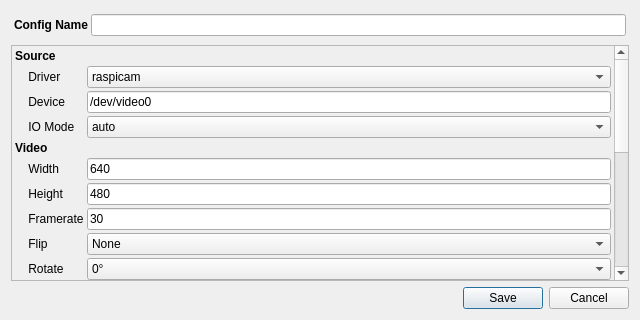
<?xml version="1.0" encoding="UTF-8"?>
<ui version="4.0">
 <class>CamstreamDialog</class>
 <widget class="QDialog" name="CamstreamDialog">
  <property name="geometry">
   <rect>
    <x>0</x>
    <y>0</y>
    <width>640</width>
    <height>320</height>
   </rect>
  </property>
  <property name="windowTitle">
   <string>Dialog</string>
  </property>
  <layout class="QVBoxLayout" name="verticalLayout">
   <item>
    <widget class="QWidget" name="widget" native="true">
     <layout class="QHBoxLayout" name="horizontalLayout">
      <property name="spacing">
       <number>3</number>
      </property>
      <property name="leftMargin">
       <number>3</number>
      </property>
      <property name="topMargin">
       <number>3</number>
      </property>
      <property name="rightMargin">
       <number>3</number>
      </property>
      <property name="bottomMargin">
       <number>3</number>
      </property>
      <item>
       <widget class="QLabel" name="label">
        <property name="font">
         <font>
          <bold>true</bold>
         </font>
        </property>
        <property name="text">
         <string>Config Name</string>
        </property>
       </widget>
      </item>
      <item>
       <widget class="QLineEdit" name="txt_config_name"/>
      </item>
     </layout>
    </widget>
   </item>
   <item>
    <widget class="QScrollArea" name="scrollArea">
     <property name="widgetResizable">
      <bool>true</bool>
     </property>
     <widget class="QWidget" name="scrollAreaWidgetContents">
      <property name="geometry">
       <rect>
        <x>0</x>
        <y>-296</y>
        <width>603</width>
        <height>532</height>
       </rect>
      </property>
      <layout class="QGridLayout" name="gridLayout_6">
       <property name="leftMargin">
        <number>3</number>
       </property>
       <property name="topMargin">
        <number>3</number>
       </property>
       <property name="rightMargin">
        <number>3</number>
       </property>
       <property name="bottomMargin">
        <number>3</number>
       </property>
       <property name="spacing">
        <number>3</number>
       </property>
       <item row="19" column="0">
        <widget class="QLabel" name="label_37">
         <property name="toolTip">
          <string>&lt;html&gt;&lt;head/&gt;&lt;body&gt;&lt;p&gt;Which network mode to use for the stream. RTSP is generally recommended.&lt;/p&gt;
&lt;ul&gt;
&lt;li&gt;TCP = Pi runs a TCP server that the client connects to. Only allows one client and one stream per port. TCP also gaurentees order of packets, which can result in high latency with slow connection or frequent packet loss.&lt;/li&gt;
&lt;li&gt;UDP = Pi sends frames to a single client using UDP. The address of the client must be enabled ahead of time. UDP does not gaurentee order of packets, so with slow connections the latest frame will always be displayed. The downside is that since no server is run on the Pi, the Pi must know the comptuer's IP address.&lt;/li&gt;
&lt;li&gt;RTSP = Runs an RTSP server on the Pi that clients (one or more) can connect to. Each stream has its own key (path on the server), allowing the same port to be used for multiple streams (each with multiple clients if desired). RTSP will also use UDP transports by default, allowing the benefits of UDP, while still providing a server. A small amount of latency is introduced compared to raw TCP or UDP.&lt;/li&gt;
&lt;/ul&gt;
&lt;/body&gt;&lt;/html&gt;</string>
         </property>
         <property name="text">
          <string>    Mode</string>
         </property>
        </widget>
       </item>
       <item row="14" column="2">
        <widget class="QComboBox" name="combox_profile">
         <item>
          <property name="text">
           <string>baseline</string>
          </property>
         </item>
         <item>
          <property name="text">
           <string>main</string>
          </property>
         </item>
         <item>
          <property name="text">
           <string>high</string>
          </property>
         </item>
        </widget>
       </item>
       <item row="12" column="0">
        <widget class="QLabel" name="label_28">
         <property name="toolTip">
          <string>&lt;html&gt;&lt;head/&gt;&lt;body&gt;&lt;p&gt;Video format for the stream. H.264 will likely result in better quailty and higher resolution than MJPEG at the same bandwidth usage, however can increase latency. MJPEG is lower latency, but often much higher bandwidth. The Pi supports hardware H.264 encoding so H.264 is generally recommended.&lt;/p&gt;&lt;/body&gt;&lt;/html&gt;</string>
         </property>
         <property name="text">
          <string>    Format</string>
         </property>
        </widget>
       </item>
       <item row="16" column="2">
        <widget class="QLineEdit" name="txt_bitrate">
         <property name="text">
          <string>2048000</string>
         </property>
        </widget>
       </item>
       <item row="7" column="2">
        <widget class="QLineEdit" name="txt_framerate">
         <property name="toolTip">
          <string>60</string>
         </property>
         <property name="text">
          <string>30</string>
         </property>
        </widget>
       </item>
       <item row="19" column="2">
        <widget class="QComboBox" name="combox_netmode">
         <property name="currentIndex">
          <number>2</number>
         </property>
         <item>
          <property name="text">
           <string>tcp</string>
          </property>
         </item>
         <item>
          <property name="text">
           <string>udp</string>
          </property>
         </item>
         <item>
          <property name="text">
           <string>rtsp</string>
          </property>
         </item>
        </widget>
       </item>
       <item row="0" column="0">
        <widget class="QLabel" name="label_18">
         <property name="font">
          <font>
           <bold>true</bold>
          </font>
         </property>
         <property name="text">
          <string>Source</string>
         </property>
        </widget>
       </item>
       <item row="9" column="2">
        <widget class="QComboBox" name="combox_rotate">
         <item>
          <property name="text">
           <string>0°</string>
          </property>
         </item>
         <item>
          <property name="text">
           <string>90°</string>
          </property>
         </item>
         <item>
          <property name="text">
           <string>180°</string>
          </property>
         </item>
         <item>
          <property name="text">
           <string>270°</string>
          </property>
         </item>
        </widget>
       </item>
       <item row="2" column="0">
        <widget class="QLabel" name="label_19">
         <property name="toolTip">
          <string>&lt;html&gt;&lt;head/&gt;&lt;body&gt;&lt;p&gt;Which USB device to capture data from (/dev/video#). Only applies for V4L2.&lt;/p&gt;&lt;/body&gt;&lt;/html&gt;</string>
         </property>
         <property name="text">
          <string>    Device</string>
         </property>
        </widget>
       </item>
       <item row="21" column="2">
        <widget class="QLineEdit" name="txt_port">
         <property name="text">
          <string>8554</string>
         </property>
        </widget>
       </item>
       <item row="13" column="2">
        <widget class="QComboBox" name="combox_encoder">
         <item>
          <property name="text">
           <string>libav-omx</string>
          </property>
         </item>
         <item>
          <property name="text">
           <string>omx</string>
          </property>
         </item>
         <item>
          <property name="text">
           <string>libx264</string>
          </property>
         </item>
        </widget>
       </item>
       <item row="22" column="0">
        <widget class="QLabel" name="label_40">
         <property name="toolTip">
          <string>&lt;html&gt;&lt;head/&gt;&lt;body&gt;&lt;p&gt;Path on the RTSP server for this stream. Does not apply in TCP or UDP mode.&lt;/p&gt;&lt;p&gt;Default = stream&lt;/p&gt;&lt;/body&gt;&lt;/html&gt;</string>
         </property>
         <property name="text">
          <string>    RTSP Key</string>
         </property>
        </widget>
       </item>
       <item row="6" column="0">
        <widget class="QLabel" name="label_25">
         <property name="toolTip">
          <string>&lt;html&gt;&lt;head/&gt;&lt;body&gt;&lt;p&gt;Height of the video mode. Must be a valid video mode along with the width and framerate settings.&lt;/p&gt;&lt;/body&gt;&lt;/html&gt;</string>
         </property>
         <property name="text">
          <string>    Height</string>
         </property>
        </widget>
       </item>
       <item row="20" column="2">
        <widget class="QLineEdit" name="txt_address">
         <property name="text">
          <string>0.0.0.0</string>
         </property>
        </widget>
       </item>
       <item row="13" column="0">
        <widget class="QLabel" name="label_31">
         <property name="toolTip">
          <string>&lt;html&gt;&lt;head/&gt;&lt;body&gt;&lt;p&gt;When using V4L2 and the H.264 format, several encoders are available.&lt;/p&gt;
&lt;ul&gt;
&lt;li&gt;libav-omx = Hardware accelerated. Works on Buster and newer. (Recommended)&lt;/li&gt;
&lt;li&gt;omx = Hardware accelerated. Doesn't work on Bullseye.&lt;/li&gt;
&lt;li&gt;libx264 = Software only. Will cause higher CPU usage. Not recommended on Pi Zero.&lt;/li&gt;
&lt;ul&gt;
&lt;/body&gt;&lt;/html&gt;</string>
         </property>
         <property name="text">
          <string>    Encoder</string>
         </property>
        </widget>
       </item>
       <item row="12" column="2">
        <widget class="QComboBox" name="combox_format">
         <item>
          <property name="text">
           <string>h264</string>
          </property>
         </item>
         <item>
          <property name="text">
           <string>mjpeg</string>
          </property>
         </item>
        </widget>
       </item>
       <item row="4" column="0">
        <widget class="QLabel" name="label_22">
         <property name="font">
          <font>
           <bold>true</bold>
          </font>
         </property>
         <property name="text">
          <string>Video</string>
         </property>
        </widget>
       </item>
       <item row="17" column="0">
        <widget class="QLabel" name="label_30">
         <property name="toolTip">
          <string>&lt;html&gt;&lt;head/&gt;&lt;body&gt;&lt;p&gt;Quality of jpeg compression when using a mjpeg stream. This option has no effect if using an h264 format. This also does not work with the raspicam driver.&lt;/p&gt;&lt;/body&gt;&lt;/html&gt;</string>
         </property>
         <property name="text">
          <string>    Quality</string>
         </property>
        </widget>
       </item>
       <item row="7" column="0">
        <widget class="QLabel" name="label_26">
         <property name="toolTip">
          <string>&lt;html&gt;&lt;head/&gt;&lt;body&gt;&lt;p&gt;Framerate of the video mode. Must be a valid video mode along with the width and height settings.&lt;/p&gt;&lt;/body&gt;&lt;/html&gt;</string>
         </property>
         <property name="text">
          <string>    Framerate</string>
         </property>
        </widget>
       </item>
       <item row="2" column="2">
        <widget class="QLineEdit" name="txt_device">
         <property name="text">
          <string>/dev/video0</string>
         </property>
        </widget>
       </item>
       <item row="10" column="0">
        <widget class="QLabel" name="label_35">
         <property name="toolTip">
          <string>&lt;html&gt;&lt;head/&gt;&lt;body&gt;&lt;p&gt;Gain of the image. Higher gain makes the image &amp;quot;lighter&amp;quot;. Likely will not work with V4L2.&lt;/p&gt;&lt;/body&gt;&lt;/html&gt;</string>
         </property>
         <property name="text">
          <string>    Gain</string>
         </property>
        </widget>
       </item>
       <item row="11" column="0">
        <widget class="QLabel" name="label_27">
         <property name="font">
          <font>
           <bold>true</bold>
          </font>
         </property>
         <property name="text">
          <string>Stream</string>
         </property>
        </widget>
       </item>
       <item row="1" column="0">
        <widget class="QLabel" name="label_20">
         <property name="toolTip">
          <string>&lt;html&gt;&lt;head /&gt;
&lt;body&gt;
&lt;p&gt;What method is used to read data from the camera.&lt;/p&gt;
&lt;ul&gt;
&lt;li&gt;Raspicam = Pi Camera on Buster and older&lt;/li&gt;
&lt;li&gt;libcamera = Pi Camera on bullseye and newer&lt;/li&gt;
&lt;li&gt;V4L2 = USB webcams&lt;/li&gt;
&lt;/ul&gt;
&lt;/body&gt;
&lt;/html&gt;</string>
         </property>
         <property name="text">
          <string>    Driver</string>
         </property>
        </widget>
       </item>
       <item row="9" column="0">
        <widget class="QLabel" name="label_34">
         <property name="toolTip">
          <string>&lt;html&gt;&lt;head/&gt;&lt;body&gt;&lt;p&gt;Rotate the video one or more ways. This may not work with V4L2.&lt;/p&gt;&lt;p&gt;Often, only 0 or 180 degrees will work.&lt;/p&gt;&lt;/body&gt;&lt;/html&gt;</string>
         </property>
         <property name="text">
          <string>    Rotate</string>
         </property>
        </widget>
       </item>
       <item row="14" column="0">
        <widget class="QLabel" name="label_32">
         <property name="toolTip">
          <string>&lt;html&gt;&lt;head/&gt;&lt;body&gt;&lt;p&gt;H.264 profile to use with the encoder. The profile determines the overall quality of the stream at a given bitrate. Generally, better quality requires longer to encode and increases latency. It is recommended to use baseline (especially if using libx264 encoder) to minimize latency, however with hardware accelerated encoding (V4L2) or when using a Pi camera higher profiles may work.&lt;/p&gt;
&lt;/body&gt;&lt;/html&gt;</string>
         </property>
         <property name="text">
          <string>    Profile</string>
         </property>
        </widget>
       </item>
       <item row="22" column="2">
        <widget class="QLineEdit" name="txt_rtspkey">
         <property name="text">
          <string>stream</string>
         </property>
        </widget>
       </item>
       <item row="3" column="2">
        <widget class="QComboBox" name="combox_iomode">
         <item>
          <property name="text">
           <string>auto</string>
          </property>
         </item>
         <item>
          <property name="text">
           <string>rw</string>
          </property>
         </item>
         <item>
          <property name="text">
           <string>mmap</string>
          </property>
         </item>
         <item>
          <property name="text">
           <string>userptr</string>
          </property>
         </item>
         <item>
          <property name="text">
           <string>dmabuf</string>
          </property>
         </item>
         <item>
          <property name="text">
           <string>dmabuf-import</string>
          </property>
         </item>
        </widget>
       </item>
       <item row="1" column="2">
        <widget class="QComboBox" name="combox_driver">
         <property name="sizePolicy">
          <sizepolicy hsizetype="Expanding" vsizetype="Fixed">
           <horstretch>1</horstretch>
           <verstretch>0</verstretch>
          </sizepolicy>
         </property>
         <property name="toolTip">
          <string/>
         </property>
         <item>
          <property name="text">
           <string>raspicam</string>
          </property>
         </item>
         <item>
          <property name="text">
           <string>libcamera</string>
          </property>
         </item>
         <item>
          <property name="text">
           <string>v4l2</string>
          </property>
         </item>
        </widget>
       </item>
       <item row="5" column="2">
        <widget class="QLineEdit" name="txt_width">
         <property name="toolTip">
          <string>&lt;html&gt;&lt;head/&gt;&lt;body&gt;&lt;p&gt;Width of the video mode. Must be a valid video mode along with the height and framerate settings.&lt;/p&gt;&lt;/body&gt;&lt;/html&gt;</string>
         </property>
         <property name="text">
          <string>640</string>
         </property>
        </widget>
       </item>
       <item row="5" column="0">
        <widget class="QLabel" name="label_23">
         <property name="toolTip">
          <string>&lt;html&gt;&lt;head/&gt;&lt;body&gt;&lt;p&gt;Width for the video. Must be a supported video mode along with the setting for height and framerate.&lt;/p&gt;&lt;/body&gt;&lt;/html&gt;</string>
         </property>
         <property name="text">
          <string>    Width</string>
         </property>
        </widget>
       </item>
       <item row="23" column="0">
        <spacer name="verticalSpacer_7">
         <property name="orientation">
          <enum>Qt::Vertical</enum>
         </property>
         <property name="sizeHint" stdset="0">
          <size>
           <width>20</width>
           <height>40</height>
          </size>
         </property>
        </spacer>
       </item>
       <item row="8" column="2">
        <widget class="QComboBox" name="combox_flip">
         <item>
          <property name="text">
           <string>None</string>
          </property>
         </item>
         <item>
          <property name="text">
           <string>Vertical</string>
          </property>
         </item>
         <item>
          <property name="text">
           <string>Horizontal</string>
          </property>
         </item>
         <item>
          <property name="text">
           <string>Both</string>
          </property>
         </item>
        </widget>
       </item>
       <item row="18" column="0">
        <widget class="QLabel" name="label_36">
         <property name="font">
          <font>
           <bold>true</bold>
          </font>
         </property>
         <property name="text">
          <string>Network</string>
         </property>
        </widget>
       </item>
       <item row="6" column="2">
        <widget class="QLineEdit" name="txt_height">
         <property name="toolTip">
          <string>480</string>
         </property>
         <property name="text">
          <string>480</string>
         </property>
        </widget>
       </item>
       <item row="17" column="2">
        <widget class="QLineEdit" name="txt_quality">
         <property name="text">
          <string>50</string>
         </property>
        </widget>
       </item>
       <item row="21" column="0">
        <widget class="QLabel" name="label_39">
         <property name="toolTip">
          <string>&lt;html&gt;&lt;head/&gt;&lt;body&gt;&lt;p&gt;TCP: The port to run the server on.&lt;/p&gt;&lt;p&gt;UDP: The port to send the frames to (at the given address).&lt;/p&gt;&lt;p&gt;RTSP: The port of the RTSP server&lt;/p&gt;&lt;p&gt;Default = 5008 for TCP or UDP; 8554 for RTSP&lt;/p&gt;&lt;/body&gt;&lt;/html&gt;</string>
         </property>
         <property name="text">
          <string>    Port</string>
         </property>
        </widget>
       </item>
       <item row="3" column="0">
        <widget class="QLabel" name="label_21">
         <property name="toolTip">
          <string>&lt;html&gt;&lt;head/&gt;&lt;body&gt;&lt;p&gt;I/O mode to use with a V4L2 device. Generally, use auto. If latency is an issue, try dmabuf.&lt;/p&gt;&lt;/body&gt;&lt;/html&gt;</string>
         </property>
         <property name="text">
          <string>    IO Mode</string>
         </property>
        </widget>
       </item>
       <item row="20" column="0">
        <widget class="QLabel" name="label_38">
         <property name="toolTip">
          <string>&lt;html&gt;&lt;head/&gt;&lt;body&gt;&lt;p&gt;For TCP, this is the address to run the server on. Use 0.0.0.0 to run the server on all the Pi's IP addresses (recommended).&lt;/p&gt;&lt;p&gt;For UDP, this is the address of the device to send frames to via UDP (the address of the computer you want to play the stream on).&lt;/p&gt;&lt;p&gt;For RTSP, this is the address of the running RTSP server (typically 127.0.0.1 as the server usually runs on the Pi).&lt;/p&gt;&lt;/body&gt;&lt;/html&gt;</string>
         </property>
         <property name="text">
          <string>    Address</string>
         </property>
        </widget>
       </item>
       <item row="8" column="0">
        <widget class="QLabel" name="label_33">
         <property name="toolTip">
          <string>&lt;html&gt;&lt;head/&gt;&lt;body&gt;&lt;p&gt;Flip the image from the camera one or more ways. This may not work with V4L2.&lt;/p&gt;&lt;/body&gt;&lt;/html&gt;</string>
         </property>
         <property name="text">
          <string>    Flip</string>
         </property>
        </widget>
       </item>
       <item row="10" column="2">
        <widget class="QLineEdit" name="txt_gain">
         <property name="text">
          <string>10.0</string>
         </property>
        </widget>
       </item>
       <item row="16" column="0">
        <widget class="QLabel" name="label_29">
         <property name="toolTip">
          <string>&lt;html&gt;&lt;head/&gt;&lt;body&gt;&lt;p&gt;For h264 streams, this is a desired bitrate of the video stream in bits / sec (ex 2048000 = 2kbits / sec). For mjpeg, this generally has no effect. However, when using the raspicam driver, this option has the same effect for mjpeg as it does for h264. In this case, the desired bitrate indirectly controls the jpeg compression quality. &lt;/p&gt;&lt;p&gt;Default = 2048000 = 2Mbits/sec&lt;/p&gt;&lt;/body&gt;&lt;/html&gt;</string>
         </property>
         <property name="text">
          <string>    Bitrate</string>
         </property>
        </widget>
       </item>
      </layout>
     </widget>
    </widget>
   </item>
   <item>
    <widget class="QDialogButtonBox" name="buttonBox">
     <property name="styleSheet">
      <string notr="true"/>
     </property>
     <property name="orientation">
      <enum>Qt::Horizontal</enum>
     </property>
     <property name="standardButtons">
      <set>QDialogButtonBox::Cancel|QDialogButtonBox::Save</set>
     </property>
    </widget>
   </item>
  </layout>
 </widget>
 <resources/>
 <connections>
  <connection>
   <sender>buttonBox</sender>
   <signal>accepted()</signal>
   <receiver>CamstreamDialog</receiver>
   <slot>accept()</slot>
   <hints>
    <hint type="sourcelabel">
     <x>248</x>
     <y>254</y>
    </hint>
    <hint type="destinationlabel">
     <x>157</x>
     <y>274</y>
    </hint>
   </hints>
  </connection>
  <connection>
   <sender>buttonBox</sender>
   <signal>rejected()</signal>
   <receiver>CamstreamDialog</receiver>
   <slot>reject()</slot>
   <hints>
    <hint type="sourcelabel">
     <x>316</x>
     <y>260</y>
    </hint>
    <hint type="destinationlabel">
     <x>286</x>
     <y>274</y>
    </hint>
   </hints>
  </connection>
 </connections>
</ui>
